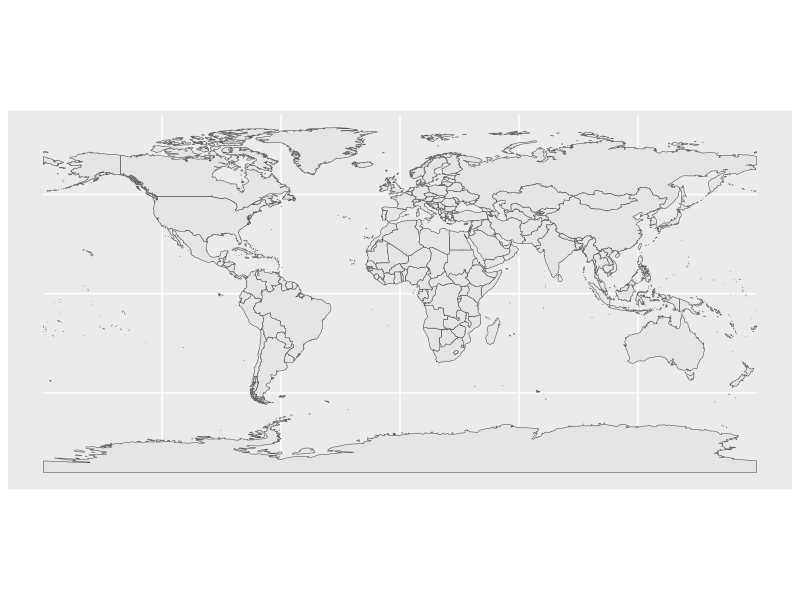
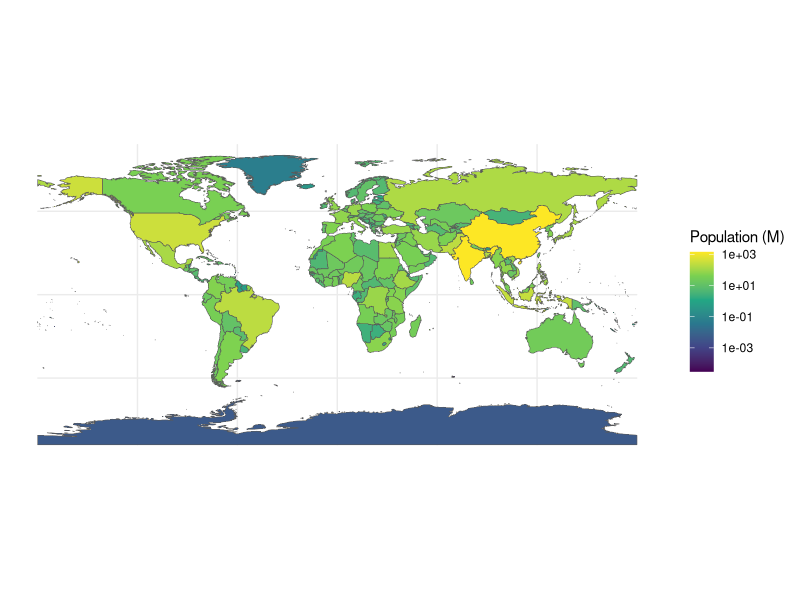
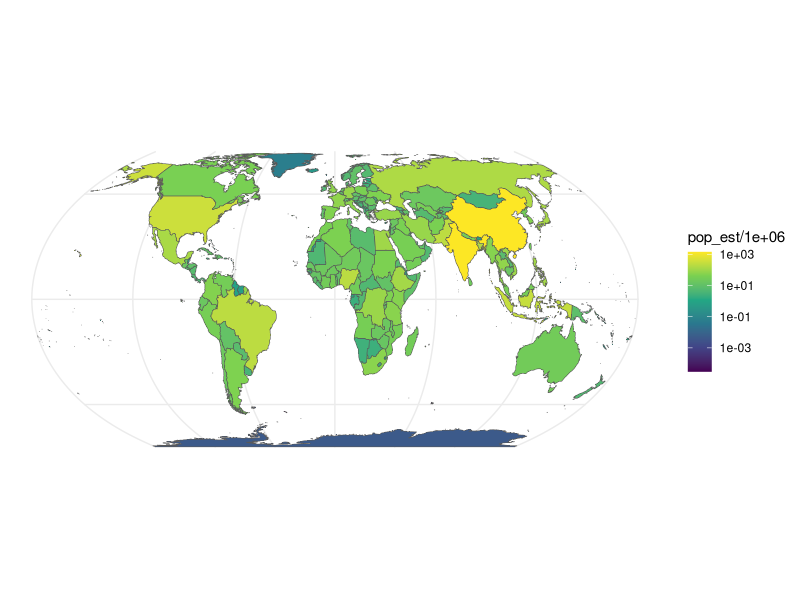

Write the R code that produced these figures, in order. (Note: this script raises an error after producing the figures.)
## ---- chunk 1
library(sf)
library(ggplot2)
#  install.packages(c("rnaturalearth", "rnaturalearthdata"))
library(rnaturalearth)
library(dplyr)
## ---- chunk 2
world <- ne_countries(scale = "medium", returnclass = "sf")
head(world, n=2)        # note the geometry column
st_crs(world)      # the CRS travels with the data
## ---- chunk 3
ggplot(world) + geom_sf()
## ---- chunk 4
ggplot(world) +
  geom_sf(aes(fill = pop_est / 1e6)) +
  scale_fill_viridis_c(name = "Population (M)", trans = "log10") +
  theme_minimal()
## ---- chunk 5
ggplot(world) +
  geom_sf(aes(fill = pop_est / 1e6)) +
  coord_sf(crs = "+proj=eqearth") +
  scale_fill_viridis_c(trans = "log10") +
  theme_minimal()
## ---- chunk 6
capitals <- ne_download(
  scale = "medium",
  type  = "populated_places",
  returnclass = "sf"
)

ggplot(world) +
  geom_sf(fill = "grey92", colour = "white") +
  geom_sf(
  data = capitals,
  aes(
    size = POP_MAX),
    alpha = 0.5,
    colour = "firebrick"
  ) +
  coord_sf(crs = "+proj=eqearth") +
  scale_size_area(max_size = 8) +
  theme_void()
